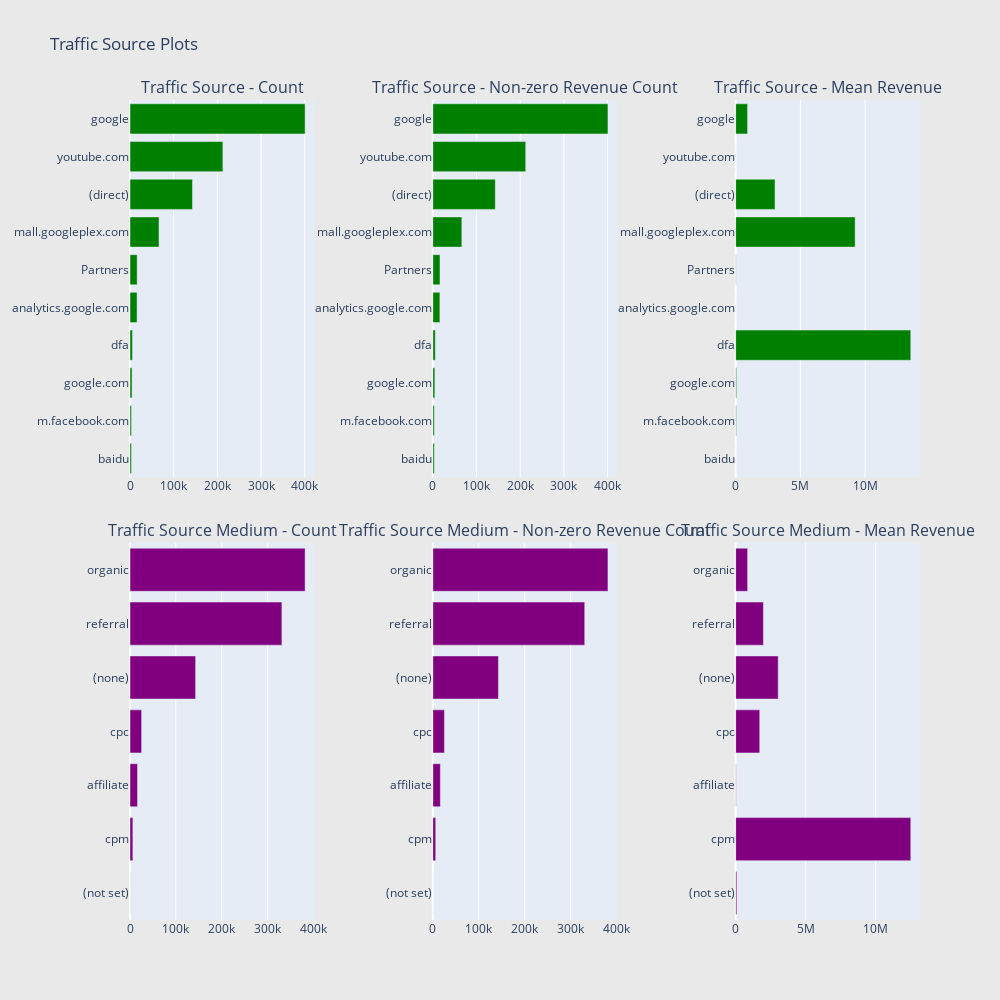

The notebook cell this image was saved under:
### Markdown cell above
Traffic Source:

### Code cell
# Continent
cnt_srs = train.groupby('trafficSource.source')['totals.transactionRevenue'].agg(['size', 'count', 'mean'])
cnt_srs.columns = ["count", "count of non-zero revenue", "mean"]
cnt_srs = cnt_srs.sort_values(by="count", ascending=False)
trace1 = horizontal_bar_chart(cnt_srs["count"].head(10), 'green')
trace2 = horizontal_bar_chart(cnt_srs["count of non-zero revenue"].head(10), 'green')
trace3 = horizontal_bar_chart(cnt_srs["mean"].head(10), 'green')

# Sub-continent
cnt_srs = train.groupby('trafficSource.medium')['totals.transactionRevenue'].agg(['size', 'count', 'mean'])
cnt_srs.columns = ["count", "count of non-zero revenue", "mean"]
cnt_srs = cnt_srs.sort_values(by="count", ascending=False)
trace4 = horizontal_bar_chart(cnt_srs["count"], 'purple')
trace5 = horizontal_bar_chart(cnt_srs["count of non-zero revenue"], 'purple')
trace6 = horizontal_bar_chart(cnt_srs["mean"], 'purple')

# Creating two subplots
fig = tools.make_subplots(rows=2, cols=3, vertical_spacing=0.08, horizontal_spacing=0.15, 
                          subplot_titles=["Traffic Source - Count", "Traffic Source - Non-zero Revenue Count", "Traffic Source - Mean Revenue",
                                          "Traffic Source Medium - Count",  "Traffic Source Medium - Non-zero Revenue Count", "Traffic Source Medium - Mean Revenue"
                                          ])

fig.append_trace(trace1, 1, 1)
fig.append_trace(trace2, 1, 2)
fig.append_trace(trace3, 1, 3)
fig.append_trace(trace4, 2, 1)
fig.append_trace(trace5, 2, 2)
fig.append_trace(trace6, 2, 3)

fig['layout'].update(height=1000, width=1000, paper_bgcolor='rgb(233,233,233)', title="Traffic Source Plots")
py.iplot(fig, filename='traffic-source-plots')

### Figure 1 — Plotly figure (JSON) as saved in the notebook; plotly's stock layout.template omitted (floating-point values rounded to 4 significant figures)
{"data": [{"marker": {"color": "green"}, "orientation": "h", "showlegend": false, "type": "bar", "x": [3356, 3365, 4669, 5686, 16172, 16411, 66416, 143028, 212602, 400788], "xaxis": "x", "y": ["baidu", "m.facebook.com", "google.com", "dfa", "analytics.google.com", "Partners", "mall.googleplex.com", "(direct)", "youtube.com", "google"], "yaxis": "y"}, {"marker": {"color": "green"}, "orientation": "h", "showlegend": false, "type": "bar", "x": [3356, 3365, 4669, 5686, 16172, 16411, 66416, 143028, 212602, 400788], "xaxis": "x2", "y": ["baidu", "m.facebook.com", "google.com", "dfa", "analytics.google.com", "Partners", "mall.googleplex.com", "(direct)", "youtube.com", "google"], "yaxis": "y2"}, {"marker": {"color": "green"}, "orientation": "h", "showlegend": false, "type": "bar", "x": [0, 55510.0, 74370.0, 13530000.0, 0, 36400.0, 9229000.0, 3040000.0, 1477.0, 920600.0], "xaxis": "x3", "y": ["baidu", "m.facebook.com", "google.com", "dfa", "analytics.google.com", "Partners", "mall.googleplex.com", "(direct)", "youtube.com", "google"], "yaxis": "y3"}, {"marker": {"color": "purple"}, "orientation": "h", "showlegend": false, "type": "bar", "x": [120, 6262, 16403, 25326, 143026, 330955, 381561], "xaxis": "x4", "y": ["(not set)", "cpm", "affiliate", "cpc", "(none)", "referral", "organic"], "yaxis": "y4"}, {"marker": {"color": "purple"}, "orientation": "h", "showlegend": false, "type": "bar", "x": [120, 6262, 16403, 25326, 143026, 330955, 381561], "xaxis": "x5", "y": ["(not set)", "cpm", "affiliate", "cpc", "(none)", "referral", "organic"], "yaxis": "y5"}, {"marker": {"color": "purple"}, "orientation": "h", "showlegend": false, "type": "bar", "x": [83250, 12510000.0, 36420.0, 1720000.0, 3040000.0, 1983000.0, 855400.0], "xaxis": "x6", "y": ["(not set)", "cpm", "affiliate", "cpc", "(none)", "referral", "organic"], "yaxis": "y6"}], "layout": {"annotations": [{"font": {"size": 16}, "showarrow": false, "text": "Traffic Source - Count", "x": 0.1167, "xanchor": "center", "xref": "paper", "y": 1, "yanchor": "bottom", "yref": "paper"}, {"font": {"size": 16}, "showarrow": false, "text": "Traffic Source - Non-zero Revenue Count", "x": 0.5, "xanchor": "center", "xref": "paper", "y": 1, "yanchor": "bottom", "yref": "paper"}, {"font": {"size": 16}, "showarrow": false, "text": "Traffic Source - Mean Revenue", "x": 0.8833, "xanchor": "center", "xref": "paper", "y": 1, "yanchor": "bottom", "yref": "paper"}, {"font": {"size": 16}, "showarrow": false, "text": "Traffic Source Medium - Count", "x": 0.1167, "xanchor": "center", "xref": "paper", "y": 0.46, "yanchor": "bottom", "yref": "paper"}, {"font": {"size": 16}, "showarrow": false, "text": "Traffic Source Medium - Non-zero Revenue Count", "x": 0.5, "xanchor": "center", "xref": "paper", "y": 0.46, "yanchor": "bottom", "yref": "paper"}, {"font": {"size": 16}, "showarrow": false, "text": "Traffic Source Medium - Mean Revenue", "x": 0.8833, "xanchor": "center", "xref": "paper", "y": 0.46, "yanchor": "bottom", "yref": "paper"}], "height": 1000, "paper_bgcolor": "rgb(233,233,233)", "title": {"text": "Traffic Source Plots"}, "width": 1000, "xaxis": {"anchor": "y", "domain": [0, 0.2333]}, "xaxis2": {"anchor": "y2", "domain": [0.3833, 0.6167]}, "xaxis3": {"anchor": "y3", "domain": [0.7667, 1.0]}, "xaxis4": {"anchor": "y4", "domain": [0, 0.2333]}, "xaxis5": {"anchor": "y5", "domain": [0.3833, 0.6167]}, "xaxis6": {"anchor": "y6", "domain": [0.7667, 1.0]}, "yaxis": {"anchor": "x", "domain": [0.54, 1]}, "yaxis2": {"anchor": "x2", "domain": [0.54, 1]}, "yaxis3": {"anchor": "x3", "domain": [0.54, 1]}, "yaxis4": {"anchor": "x4", "domain": [0, 0.46]}, "yaxis5": {"anchor": "x5", "domain": [0, 0.46]}, "yaxis6": {"anchor": "x6", "domain": [0, 0.46]}}}
